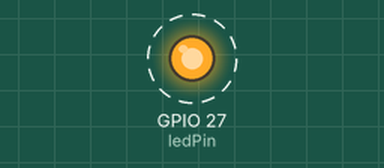
A sketch run on a simulated ESP32. On the bench: output pins drawn as LEDs (lit = HIGH). Dashed ring = blinking. What the sketch prints to the serial monitor is not drawn.

Above: at 0.2 s.
Timing chart, 0 to 3.0 s (numbered marks = the images above):
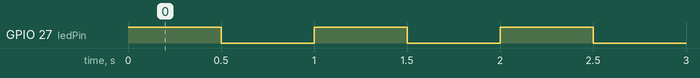

Measured:
- by itself, GPIO 27 (ledPin): alternates HIGH for 0.50 s and LOW for 0.50 s

The sketch:

LED_Basic.ino
```cpp
const int ledPin = 27;

void setup() {
  Serial.begin(115200);  // 시리얼 통신 시작 (115200bps)
  pinMode(ledPin, OUTPUT);
}

void loop() {
  // LED ON
  digitalWrite(ledPin, HIGH);
  Serial.println("LED ON");
  delay(500);
  // LED OFF
  digitalWrite(ledPin, LOW);
  Serial.println("LED OFF");
  delay(500);
}
```
